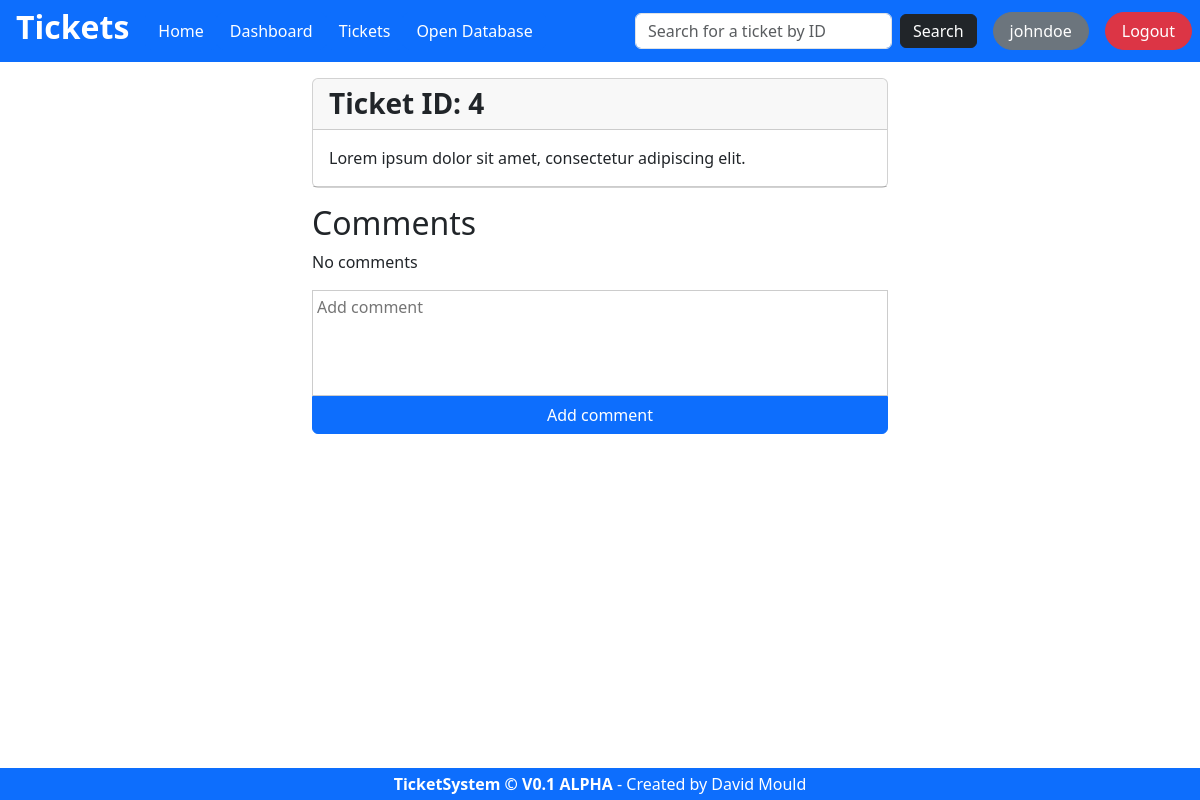
The page /view_ticket.php?id=4 (signed in) on the database its author committed.
### tables this page shows
CREATE TABLE `tickets` (
  `id` int(11) NOT NULL,
  `date_logged` date NOT NULL DEFAULT current_timestamp(),
  `content` text NOT NULL,
  `logged_by` varchar(100) NOT NULL,
  `assigned_to` int(11) DEFAULT NULL
);

### view_ticket.php (the view, shortened to what this page needs)
<?php
include 'config/config.php';
function display_ticket($conn){
    if (isset($_GET['id'])) {
        $ticketID = $_GET['id'];
    } else {
        echo "Ticket ID not provided.";
        exit;
    }
    $sql = "SELECT * FROM tickets WHERE id = $ticketID";
    $result = mysqli_query($conn, $sql);
    if (mysqli_num_rows($result) > 0) {
        $ticket = mysqli_fetch_assoc($result);
        echo "<div class='ticket card mb-3'>";
        echo "<div class='card-header '><h3 class='mb-0 fw-semibold'>Ticket ID: " . $ticket["id"] . "</h3></div>";
        echo "<div class='card-body'>";
        echo "<p class='mb-0'>" . $ticket["content"] . "</p>";
        echo "</div>";
        echo "<div class='card-footer p-0 options d-flex flex-row justify-content-between'>";
        echo "</div>";
        echo "</div>";
    } else {
        echo "Ticket not found.";
        exit;
    }
    $sql = "SELECT * FROM comments WHERE ticketid = $ticketID";
    $result = mysqli_query($conn, $sql);
    echo "<div class='comments'>";
    echo "<h2>Comments</h2>";
    if (mysqli_num_rows($result) > 0) {
        while ($comment = mysqli_fetch_assoc($result)) {
            echo "<div class='card mb-3'>";
            echo "<div class='card-header'><p class='bold mb-0'>Posted by " . $comment['author'] . " - " . date("d/m/Y", strtotime($comment['date_added'])) . "</p></div>";
            echo "<div class='card-body'>";
            echo "<p class='comment_content'>" . $comment["content"] . "</p>";
            echo "<form method='post' action=''>";
            echo "<input type='hidden' name='commentid' value='" . $comment['id'] . "'>";
            echo "</div>";
            echo "<div class='card-footer p-0'>";
            echo "<input type='submit' class='btn btn-danger no-rounding rounded-bottom' value='Delete comment' name='delete_comment'>";
            echo "</form>";
            echo "</div>";
            echo "</div>";
        }
    } else {
        echo "<p>No comments</p>";
    }
    echo "</div>";
}
?>
<?php
    include 'page_sections/head.php';
?>
<body>
    <?php
        include 'page_sections/navbar.php';
    ?>
    <div class="container-sm w-50" style="min-width: 600px">
        <?php
            display_ticket($conn);
        ?>
        <div class="comments_box">
            <form action="" method="post">
                <textarea name="content" placeholder="Add comment" rows="4"></textarea>
                <input class="btn btn-primary no-rounding rounded-bottom" type="submit" value="Add comment" name="add_comment">
            </form>
        </div>
    </div>
    <?php
        include 'page_sections/footer.php';
    ?>
</body>
</html>

### config/style.css (style rules this page uses)
* { margin: 0; padding: 0; box-sizing: border-box; }
:root { --bs-blue: #0d6efd; --bs-primary-text-emphasis: #0d6efd; --bs-danger: #dc3545; --bp-xs: 0; --bp-sm: 576px; --bp-md: 768px; --bp-lg: 992px; --bp-xl: 1200px; --bp-xxl: 1400px; }
.no-rounding { border-radius: 0 !important; }
body { display: grid; min-height: 100vh; margin: 0; grid-template-rows: auto 1fr auto; grid-template-columns: auto; justify-items: center; }
h2 { font-size: 1.5rem; font-weight: 700; margin-bottom: 0.5rem; }
.btn, .tbl_btn { background-color: #222222; color: white; border: none; padding: 0 1rem; cursor: pointer; border-radius: 0.25rem; }
.comments_box form { display: grid; grid-template-rows: auto auto; }
.comments_box form input.btn { height: min-content; }
.comments_box form textarea { padding: 0.25rem; resize: none; border: 1px solid #ccc; }

### rows shown on the page
tickets: id "4", content "Lorem ipsum dolor sit amet, consectetur adipiscing elit."

### other values the page prints
$username "johndoe"
